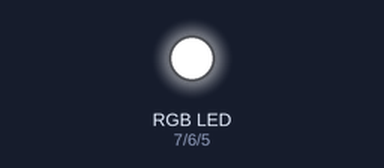
Recording of a sketch running on a simulated Arduino Uno, built with avr-gcc and run on an emulated ATmega328P. Parts: an RGB LED mixed from three pins (HIGH = lit).

Above: at 0.05 s.
At 1.4 s:
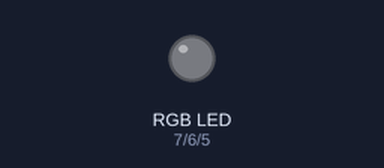
At 2.75 s:
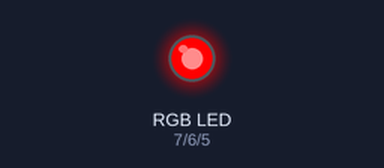
At 5.45 s:
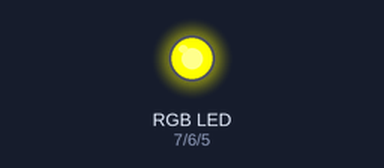
At 8.15 s:
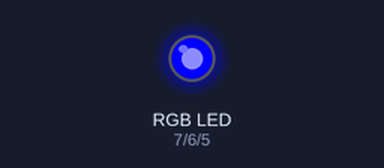
At 10.9 s:
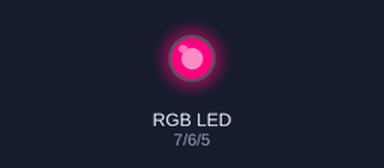
Timing chart, 0 to 14.2 s (numbered marks = the images above):
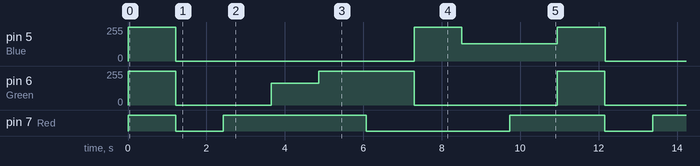

The sketch:

Exercise_I_3_.ino
```cpp
// SevenColor.ino
// 4105054025、鄭琮寶

const byte Red = 7;
const byte Green = 6;
const byte Blue = 5;

void setup() {
	pinMode(Red, OUTPUT);
	pinMode(Green, OUTPUT);
	pinMode(Blue, OUTPUT);

}

void loop() {
	for(int counter = 0; counter < 400; counter++){ // White
		analogWrite(Red, 255);
		delay(1);
		analogWrite(Green, 255);
		delay(1);
		analogWrite(Blue, 255);
		delay(1);
	}
	for(int counter = 0; counter < 400; counter++){ // Black
		analogWrite(Red, 0);
		delay(1);
		analogWrite(Green, 0);
		delay(1);
		analogWrite(Blue, 0);
		delay(1);
	}
	for(int counter = 0; counter < 400; counter++){ // Red
		analogWrite(Red, 255);
		delay(1);
		analogWrite(Green, 0);
		delay(1);
		analogWrite(Blue, 0);
		delay(1);
	}
	for(int counter = 0; counter < 400; counter++){ // Orange
		analogWrite(Red, 255);
		delay(1);
		analogWrite(Green, 165);
		delay(1);
		analogWrite(Blue, 0);
		delay(1);
	}
	for(int counter = 0; counter < 400; counter++){ // Yellow
		analogWrite(Red, 255);
		delay(1);
		analogWrite(Green, 255);
		delay(1);
		analogWrite(Blue, 0);
		delay(1);
	}
	for(int counter = 0; counter < 400; counter++){ // Green
		analogWrite(Red, 0);
		delay(1);
		analogWrite(Green, 255);
		delay(1);
		analogWrite(Blue, 0);
		delay(1);
	}
	for(int counter = 0; counter < 400; counter++){ // Blue
		analogWrite(Red, 0);
		delay(1);
		analogWrite(Green, 0);
		delay(1);
		analogWrite(Blue, 255);
		delay(1);
	}
	for(int counter = 0; counter < 400; counter++){ // Indigo
		analogWrite(Red, 75);
		delay(1);
		analogWrite(Green, 0);
		delay(1);
		analogWrite(Blue, 130);
		delay(1);
	}
	for(int counter = 0; counter < 400; counter++){ // Purple
		analogWrite(Red, 128);
		delay(1);
		analogWrite(Green, 0);
		delay(1);
		analogWrite(Blue, 128);
		delay(1);
	}

}
```

Measured:
- by itself, pin 5 (Blue): repeats every 10.9 s: 0/255 6.1 s, 255/255 1.2 s, 130/255 1.2 s, 128/255 1.2 s, 255/255 1.2 s
- by itself, pin 6 (Green): repeats every 10.9 s: 0/255 2.4 s, 165/255 1.2 s, 255/255 2.4 s, 0/255 3.6 s, 255/255 1.2 s
- by itself, pin 7 (Red): repeats every 10.9 s: LOW 1.2 s, HIGH 3.6 s, LOW 3.6 s, HIGH 2.4 s
